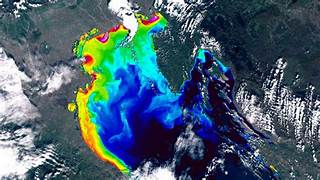
#> input picture Satellite.jpeg.jpg, 320 x 180 px
$ jupyter execute --allow-errors Final_Project.ipynb
#> lines starting #> are read from the running program, lines starting #| are printed output that depends on the picture; after the words box and inside, x2 and y2 are one past the last pixel; in counts of white or black regions, pixels touching at a corner belong together
[cell 1]
# --- Cell 1: Combined Machine Learning Pipeline & Data Preparation for DisasterWatch AI ---

# --- 0. Import all necessary libraries ---
import numpy as np # Fundamental package for numerical operations
import pandas as pd # Powerful library for data manipulation
import matplotlib.pyplot as plt # For creating static plots and visualizations
import folium # For creating interactive web maps
from PIL import Image # Python Imaging Library for image processing
import io # Standard Python library for handling input/output operations
import base64 # For encoding images to base64 for web embedding
import datetime # For generating timestamps

# OpenCV for image processing (install with: pip install opencv-python)
import cv2

# Scikit-learn for Machine Learning (install with: pip install scikit-learn)
from sklearn.model_selection import train_test_split # For splitting data
from sklearn.preprocessing import LabelEncoder, StandardScaler # For encoding labels and scaling features
from sklearn.ensemble import RandomForestClassifier # Our chosen ML model
from sklearn.metrics import classification_report # For evaluating the model

import joblib # For saving and loading trained models (install with: pip install joblib)

print("All libraries imported successfully!")

# --- 1. Load and Process Satellite Image (JPEG) ---
# IMPORTANT: Confirm the path to your Satellite.jpeg.jpg file.
# Ensure 'Satellite.jpeg.jpg' is in the same directory as this notebook.
satellite_image_path = "Satellite.jpeg.jpg"

try:
    # Load the image in grayscale using OpenCV
    img_cv2 = cv2.imread(satellite_image_path, cv2.IMREAD_GRAYSCALE)
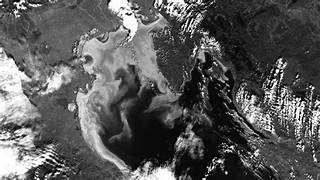
#> img_cv2: shape (180, 320); min 0, max 255, mean 89.8
    if img_cv2 is None: # Check if image loaded successfully
        raise FileNotFoundError(f"Image file not found or could not be loaded: {satellite_image_path}")

    # Resize the image to a consistent dimension (e.g., 500x500 pixels)
    # This ensures consistency for the risk_map overlay and ML features.
    img_resized = cv2.resize(img_cv2, (500, 500))
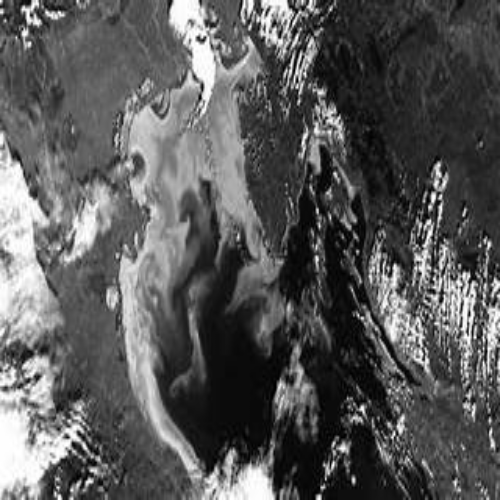
#> img_resized: shape (500, 500); min 0, max 255, mean 89.7

    # Convert to binary: Pixels darker than threshold -> 1 (water-like), else 0.
    # THRESH_BINARY_INV means pixels below 100 become 1 (white), others 0 (black).
    # This effectively makes dark areas (water) stand out as '1'.
    # Adjust '100' if needed based on how water appears in your specific JPEG.
    _, binary_img = cv2.threshold(img_resized, 100, 1, cv2.THRESH_BINARY_INV)
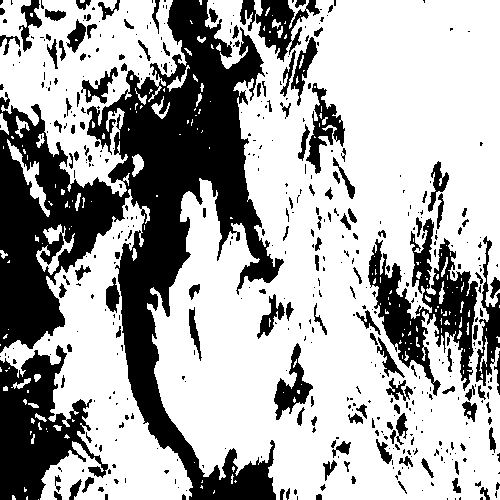
#> binary_img: shape (500, 500); values 0 (black) and 1 (white), 66.4% white; 485 black regions (338 under 20 px), largest, box (x1, y1, x2, y2) and area: (0, 0, 284, 500) 49294, (0, 345, 108, 500) 8448, (368, 218, 478, 396) 7422

    # `grayscale_band` is used for the initial grayscale visualization.
    grayscale_band = img_resized.astype(np.float32)

    # `risk_map` will be used for the image overlay on the Folium map.
    # It directly represents the 'water-like' areas detected from the JPEG.
    risk_map = binary_img.astype(np.uint8) # Ensure it's uint8 for image display

    # `flat_binary` is the flattened version of the binary image, used as features for the ML model.
    flat_binary = binary_img.flatten()

    # For JPEG, georeferencing (transform, crs) is not available, so set to None.
    transform = None
    crs = None

    print(f"Loaded and processed JPEG image shape: {grayscale_band.shape}")
#| Loaded and processed JPEG image shape: (500, 500)
    print(f"Binary image (risk_map) shape: {risk_map.shape}")
#| Binary image (risk_map) shape: (500, 500)
    print("JPEG satellite image processed successfully for ML features and visualization!")

    # Visualize the processed grayscale image
    plt.figure(figsize=(6, 6))
    plt.imshow(grayscale_band, cmap='gray')
    plt.title(f'Loaded Grayscale Image - {satellite_image_path}')
    plt.colorbar(label='Pixel Intensity')
    plt.show()
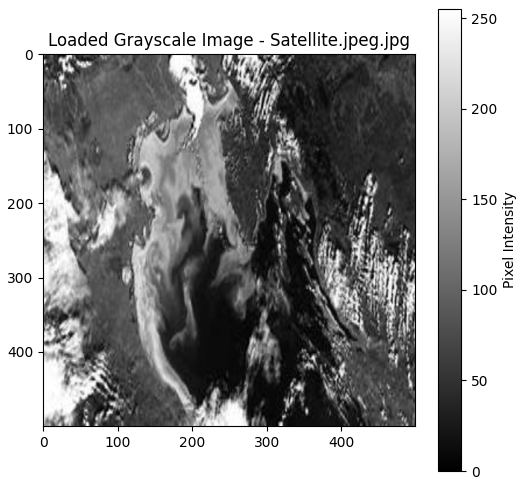
#> figure drawn by matplotlib, 2 panels

    # Visualize the binary water mask (risk_map)
    plt.figure(figsize=(6, 6))
    plt.imshow(risk_map, cmap='Blues') # 'Blues' colormap makes '1' (water) appear blue
    plt.title('Binary Water Mask (from JPEG)')
    plt.colorbar(label='Water (1) / Not Water (0)')
    plt.show()
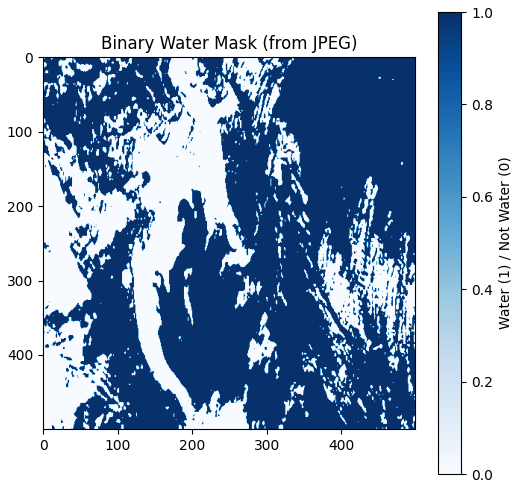
#> figure drawn by matplotlib, 2 panels

except FileNotFoundError:
    print(f"Error: The file '{satellite_image_path}' was not found.")
    print("Please ensure the .jpeg file is in the same folder as this notebook and the filename is correct.")
    print("Proceeding with dummy satellite imagery for ML features and visualization as a fallback.")
    # Fallback to dummy data if real file isn't found
    img_height, img_width = 500, 500
    dummy_nir = np.random.rand(img_height, img_width).astype(np.float32) * 4000 + 1000
    center_y, center_x, radius = img_height // 2, img_width // 2, 100
    for i in range(img_height):
        for j in range(img_width):
            distance = np.sqrt((i - center_x)**2 + (j - center_y)**2)
            if distance < radius:
                dummy_nir[i, j] = np.random.rand() * 500 + 100

    grayscale_band = dummy_nir # Use dummy NIR as grayscale_band
    risk_map = (dummy_nir < 1000).astype(np.uint8) # Simple dummy water mask
    flat_binary = risk_map.flatten() # Flatten the dummy risk_map for ML feature creation
    transform = None
    crs = None
    print("Dummy satellite imagery generated instead.")


# --- 2. Load Environmental Data (Latitude.csv) ---
# IMPORTANT: Confirm the path to your Latitude.csv file.
# Ensure 'Latitude.csv' is in the same directory as this notebook.
environmental_data_path = 'Latitude.csv'

try:
    # Assign to env_data directly in the try block
    env_data = pd.read_csv(environmental_data_path)
    print("\nRaw Environmental Data Loaded:")
    print(env_data.head())

    # Extract latest environmental data for dashboard display and alert logic
    latest_cumulative_rainfall = env_data['Rainfall (mm)'].iloc[-1]
    latest_temperature = env_data['Temperature (°C)'].iloc[-1]
    latest_env_lat = env_data['Latitude'].iloc[-1]
    latest_env_lon = env_data['Longitude'].iloc[-1]
    print(f"\nLatest Rainfall (from last record): {latest_cumulative_rainfall} mm")
    print(f"Latest Temperature (from last record): {latest_temperature} °C")
    print(f"Location of Latest Environmental Data: Latitude={latest_env_lat}, Longitude={latest_env_lon}")

except FileNotFoundError:
    print(f"Error: The file '{environmental_data_path}' was not found.")
    print("Please ensure the .csv file is in the same folder as this notebook and the filename is correct.")
    print("Proceeding with dummy environmental data for ML and dashboard as a fallback.")
    # Fallback to dummy environmental data, assigning to env_data
    env_data = pd.DataFrame({
        'Latitude': np.linspace(16.0, 17.0, 5),
        'Longitude': np.linspace(80.0, 81.0, 5),
        'Rainfall (mm)': [5, 20, 80, 120, 60],
        'Temperature (°C)': [28, 26, 25, 24, 27],
        'Water_Level (cm)': [50, 70, 100, 130, 80],
        'Humidity (%)': [60, 70, 80, 85, 75],
        'Flood_Risk': ['Low', 'Medium', 'High', 'High', 'Medium']
    })
    latest_cumulative_rainfall = env_data['Rainfall (mm)'].iloc[-1]
    latest_temperature = env_data['Temperature (°C)'].iloc[-1]
    latest_env_lat = env_data['Latitude'].iloc[-1]
    latest_env_lon = env_data['Longitude'].iloc[-1]
    print("Dummy environmental data generated instead.")


# --- 3. Merge Image Data (Features) with Environmental Data ---
# The image data (flat_binary) needs to be associated with each row of the environmental data.
# We tile the flattened binary image to match the number of rows in the environmental DataFrame.
repeated_pixels = np.tile(flat_binary, (len(env_data), 1)) # Use env_data here
pixel_df = pd.DataFrame(repeated_pixels, columns=[f"px_{i}" for i in range(len(flat_binary))])
#> pixel_df = table of 5 rows and 250000 columns
merged_df = pd.concat([env_data.reset_index(drop=True), pixel_df], axis=1) # Use env_data here
#> merged_df = table of 5 rows and 250007 columns
print(f"\nMerged DataFrame shape: {merged_df.shape}")
#| Merged DataFrame shape: (5, 250007)
print("Image data merged with environmental data.")

# --- 4. Encode Target Labels ('Flood_Risk') ---
le = LabelEncoder()
merged_df['Flood_Risk_Encoded'] = le.fit_transform(merged_df['Flood_Risk'])
print(f"Flood_Risk classes: {le.classes_}")
print("Flood_Risk labels encoded.")

# --- 5. Split Features (X) and Target (y) ---
# Features include all columns except the original 'Flood_Risk' and the new 'Flood_Risk_Encoded'
X = merged_df.drop(['Flood_Risk', 'Flood_Risk_Encoded', 'Latitude', 'Longitude'], axis=1)
#> X = table of 5 rows and 250004 columns
y = merged_df['Flood_Risk_Encoded']
print(f"Features (X) shape: {X.shape}")
#| Features (X) shape: (5, 250004)
print(f"Target (y) shape: {y.shape}")
#| Target (y) shape: (5,)

# --- 6. Normalize Features ---
scaler = StandardScaler()
X_scaled = scaler.fit_transform(X)
print("Features scaled.")

# --- 7. Train-Test Split ---
X_train, X_test, y_train, y_test = train_test_split(X_scaled, y, test_size=0.2, random_state=42)
print(f"Train-test split: X_train={X_train.shape}, X_test={X_test.shape}")
#| Train-test split: X_train=(4, 250004), X_test=(1, 250004)

# --- 8. Train Classifier (RandomForestClassifier) ---
clf = RandomForestClassifier(n_estimators=100, random_state=42)
clf.fit(X_train, y_train)
print("\nRandomForestClassifier trained successfully.")

# --- 9. Predict and Evaluate ---
y_pred = clf.predict(X_test)
#> y_pred = [2]
print("\nClassification Report (Model Performance):\n")
# FIX: Explicitly provide all possible labels to classification_report
# This ensures it can generate a report for all classes, even if some are missing in y_test.
print(classification_report(y_test, y_pred, target_names=le.classes_,
                            labels=np.arange(len(le.classes_)), zero_division='warn'))
#|               precision    recall  f1-score   support
#|         High       0.00      0.00      0.00         0
#|          Low       0.00      0.00      0.00         0
#|       Medium       1.00      1.00      1.00         1
#|     accuracy                           1.00         1
#|    macro avg       0.33      0.33      0.33         1
#| weighted avg       1.00      1.00      1.00         1

# --- 10. Optional: Save the Trained Model and Scaler ---
joblib.dump(clf, "flood_risk_model.pkl")
joblib.dump(scaler, "flood_scaler.pkl")
print("\n✅ Model and Scaler saved successfully as 'flood_risk_model.pkl' and 'flood_scaler.pkl'.")

# --- Define `ndwi` (alias for `risk_map`) and `rainfall_event_threshold` for consistency with later cells ---
# `ndwi` is used in the alert logic and map overlay, now representing our image-derived water mask.
ndwi = risk_map
# This threshold is used in the alert banner logic, not directly in the ML model.
# Adjust this based on your understanding of what constitutes high rainfall.
rainfall_event_threshold = 15 # millimeters
